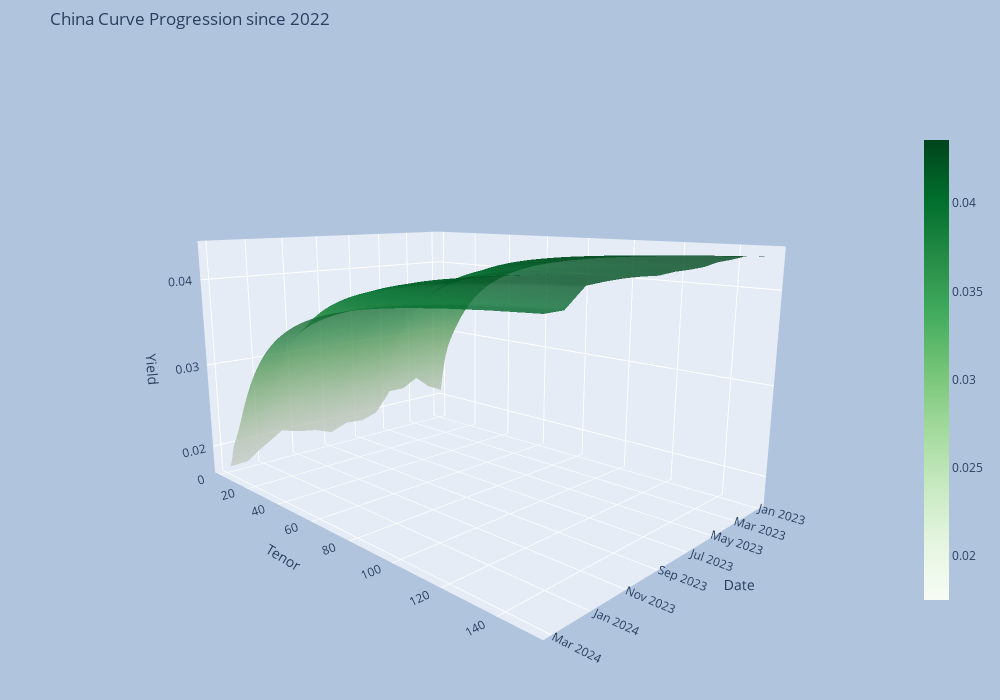

The cell this chart's notebook holds for it:
### Code cell
# Looking at the correlation matrix, the Chinese curve should be flat
# The curve doesn't change much over time, as all the tenor points are very correlated
# Lets double check 
plotCurvesOverTime(countriesDict,"China", "Greens")

### Figure 1 — Plotly figure (JSON) as saved in the notebook; plotly's stock layout.template omitted (floating-point values rounded to 4 significant figures; data arrays with more than 128 entries replaced by an {"elided": "..."} marker saying what was removed)
{"data": [{"colorbar": {"len": 0.75, "thickness": 25}, "colorscale": [[0, "rgb(247,252,245)"], [0.125, "rgb(229,245,224)"], [0.25, "rgb(199,233,192)"], [0.375, "rgb(161,217,155)"], [0.5, "rgb(116,196,118)"], [0.625, "rgb(65,171,93)"], [0.75, "rgb(35,139,69)"], [0.875, "rgb(0,109,44)"], [1, "rgb(0,68,27)"]], "opacity": 0.8, "type": "surface", "x": ["2022-12-31", "2023-01-31", "2023-02-28", "2023-03-31", "2023-04-30", "2023-05-31", "2023-06-30", "2023-07-31", "2023-08-31", "2023-09-30", "2023-10-31", "2023-11-30", "2023-12-31", "2024-01-31", "2024-02-29"], "y": {"elided": "150 int values"}, "z": {"elided": "150x15 float values"}}], "layout": {"autosize": false, "height": 700, "margin": {"b": 10, "l": 50, "r": 20, "t": 50}, "paper_bgcolor": "LightSteelBlue", "scene": {"aspectratio": {"x": 1, "y": 1.4, "z": 0.75}, "camera": {"center": {"x": 0, "y": 0, "z": 0}, "eye": {"x": 1.6, "y": 1.6, "z": 0.5}, "up": {"x": 0, "y": 0, "z": 1}}, "xaxis": {"title": {"text": "Date"}}, "yaxis": {"title": {"text": "Tenor"}}, "zaxis": {"title": {"text": "Yield"}}}, "title": {"text": "China Curve Progression since 2022"}, "width": 1000}}
